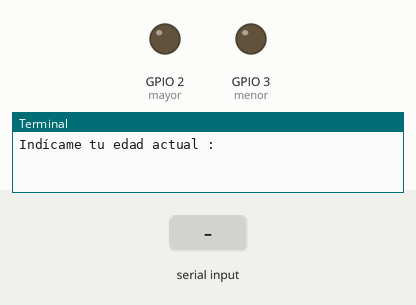
Recording of a program running on a simulated Raspberry Pi (BCM pin numbers). On the bench: output pins drawn as LEDs (lit = HIGH), the last lines printed to the terminal. The inputs (shaded band) are chosen by the test bench. At 1.3 s the program stops and its outputs stay as they are.

Above: at 1.2 s.
1.3 s: "5" typed at the terminal, then Enter
At 2.5 s:
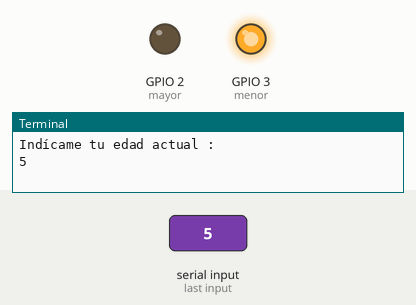
Timing chart, 0 to 2.8 s (numbered marks = the images above; inputs shaded):
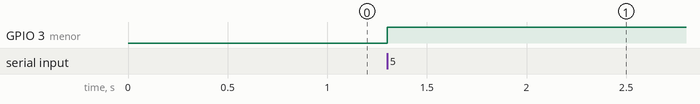

Measured:
- after the input at 1.3 s, GPIO 3 (menor): LOW → HIGH at once

The program:

Ejercicio3.py
```python
''' 3. Con los dos LED conectados encender uno de ellos cuando el usuario sea mayor de edad (Pedir
edad al usuario) y el otro cuando sea menor de edad.  '''

import RPi.GPIO as GPIO
import time

mayor=2
menor=3
edad=int(input("Indícame tu edad actual : "))


GPIO.setmode(GPIO.BCM)
GPIO.setup(mayor,GPIO.OUT)
GPIO.setup(menor,GPIO.OUT)

if edad>18:
    GPIO.output(mayor,True)
    GPIO.output(menor,False)
else:
    GPIO.output(mayor,False)
    GPIO.output(menor,True)
```
